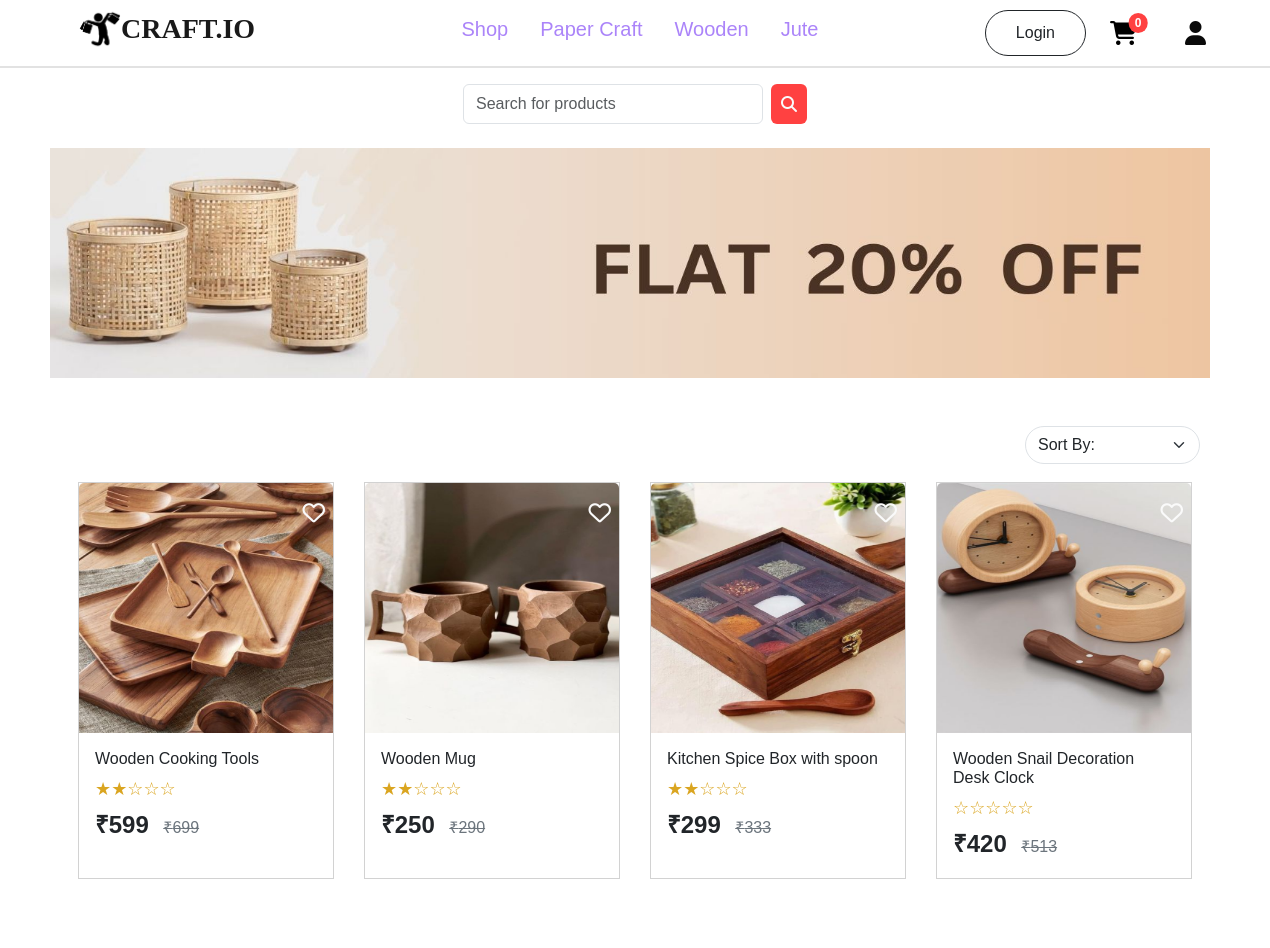
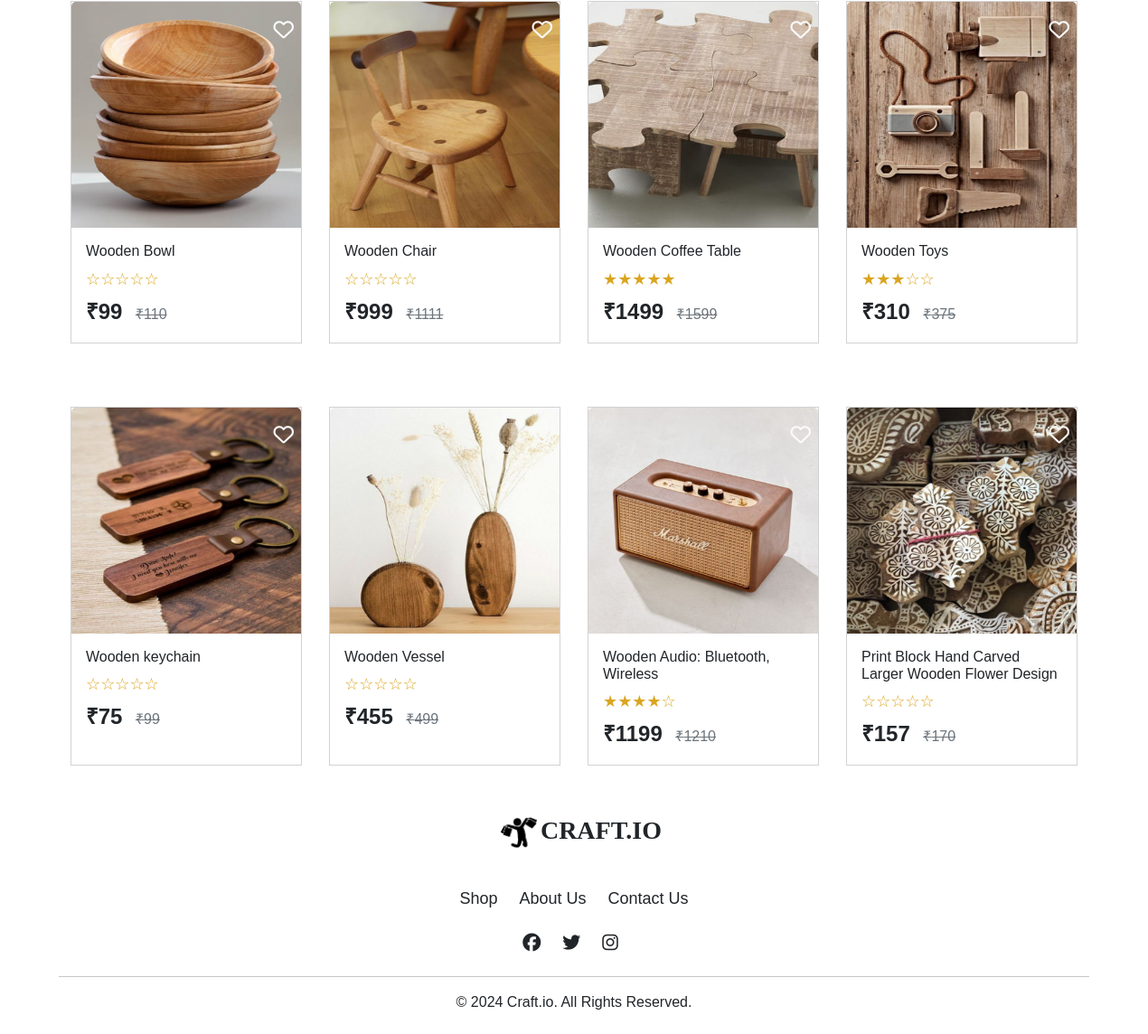
The page /customer/products/Wooden/ on the database its author committed (2 pictures, top to bottom).
### account/models.py (models this page shows, shortened)
class Productss(models.Model):
    title=models.CharField(max_length=100)
    description=models.CharField(max_length=500)
    price=models.IntegerField()
    offerprice=models.IntegerField()
    image=models.ImageField(upload_to='product_images')
    stock=models.IntegerField()
    ShippingFee=models.CharField(max_length=100,default='Free')
    created_at = models.DateTimeField(default=timezone.now)
    options=(
        ('PaperCraft','PaperCraft'),
        ('Wooden','Wooden'),
        ('Jute','Jute'),
    )
    category=models.CharField(max_length=100,choices=options)

### customer/views.py (the view)
# urls.py: path('products/<str:cat>/', ProductListView.as_view(), name='products'),
class ProductListView(ListView):
    model = Productss
    template_name = 'productlist.html'
    context_object_name = 'products'
    def get_queryset(self):
        cat = self.kwargs.get('cat')
        self.request.session['category'] = cat
        sort_option = self.request.GET.get('sortby')
        queryset = Productss.objects.filter(category=cat)
        if sort_option == 'price_asc':
            queryset = queryset.order_by('offerprice')
        elif sort_option == 'price_desc':
            queryset = queryset.order_by('-offerprice')
        elif sort_option == 'newest':
            queryset = queryset.order_by('-created_at')
        return queryset
    def get_context_data(self, **kwargs):
        context = super().get_context_data(**kwargs)
        category = self.kwargs.get('cat')
        context['category'] = category
        for product in context['products']:
            avg_rating = ProductReview.objects.filter(product=product).aggregate(Avg('rating'))['rating__avg']
            product.avg_rating = avg_rating if avg_rating is not None else 0
        context['sortby'] = self.request.GET.get('sortby', '')
        return context

### customer/context_processors.py (called while the page is built)
def item_count(request):
    if request.user.is_authenticated:
        cart_count=Cart.objects.filter(user=request.user).count()
        wishlist_count=Wishlist.objects.filter(user=request.user).count()
        order_count=Orders.objects.filter(user=request.user).count()
        return {'cart':cart_count,'wishlist':wishlist_count,'order':order_count}
    else:
        return {"cart":0,'wishlist':0,"order":0}

### customer/templatetags/custom_filters.py (called while the page is built)
@register.filter
def to(value, max_value):
    try:
        value = int(value)
    except (ValueError, TypeError):
        value = 0
    filled_stars = '★' * value
    empty_stars = '☆' * (max_value - value)
    return filled_stars + empty_stars

### customer/templates/productlist.html (shortened to what this page needs)
{% extends 'navbar.html' %}
{% block content %}
{% load static %}
{% load custom_filters %}
<div class=" d-flex justify-content-center mb-4 mt-3">
    <form action="{% url 'search' %}" method="post" class="d-flex">
  <input class="form-control me-2" type="search" placeholder="Search for products" name="searchkey" aria-label="Search" style="width: 300px; height: 40px;">
  <button class="btn" type="submit" style="height: 40px; background-color: #ff4141; padding: 10px; border: none;">
      <i class="fa-solid fa-magnifying-glass" style="color: #f9fafb;"></i>
  </button>
</form>
</div>
<div class="mt-4">
    {% if category == 'PaperCraft' %}
        <img src="{% static 'image/banner_papercraft.jpg' %}" alt="" style="height: 230px; width: 1160px; margin-left: 50px; margin-right: 50px;">
    {% elif category == 'Wooden' %}
        <img src="{% static 'image/banner_bamboos.jpg' %}" alt="" style="height: 230px; width: 1160px; margin-left: 50px; margin-right: 50px;">
    {% elif category == 'Jute' %}
        <img src="{% static 'image/banner_jute.jpg' %}" alt="" style="height: 230px; width: 1160px; margin-left: 50px; margin-right: 50px;">
    {% endif %}
</div>
<div class="d-flex justify-content-end align-items-center mt-5" style="margin-right: 70px;">
    <form method="get" class="d-flex align-items-center">
        <select name="sortby" id="sortby" class="form-select" style="width: 175px;border-radius: 30px;" onchange="this.form.submit()">
            <option value="">Sort By:</option>
        </select>
    </form>
</div>
<div class="d-flex justify-content-center flex-wrap mt-2" style="gap: 30px;">
    {% for product in products %}
    <div class="card" style="width: 16rem; border-radius: 0%; margin-top: 10px;margin-bottom: 30px;">
        <img src="{{ product.image.url }}" height="250px" class="card-img-top" alt="...">
        <a href="{% url 'add_to_wishlist' product.id %}" class="mt-2 position-absolute top-0 end-0 m-2 text-danger" style="font-size: 30px; z-index: 10;">
            <i class="fa-regular fa-heart fa-fade fa-xs" style="color: #fafafa;"></i>
        </a>
        <div class="card-body">
            <h6 class="card-title">{{ product.title }}</h6>
            <p class="mt-2 mb-1" style="color: goldenrod; font-size:large;">
                {{ product.avg_rating|to:5 }}
            </p>
            <p class="card-text" style="display: inline; margin-right: 10px;"><b style="font-size: x-large;">&#8377;{{ product.offerprice }}</b></p>
            <s class="card-text text-secondary">&#8377;{{ product.price }}</s>
        </div>
    </div>
    {% endfor %}
</div>
{% endblock content %}

### customer/templates/navbar.html (shortened to what this page needs)
{% load static %}
<!DOCTYPE html>
<html lang="en">
<head>
    <link href="https://cdn.jsdelivr.net/npm/bootstrap@5.1.0/dist/css/bootstrap.min.css" rel="stylesheet">
    <link
        href="https://cdn.jsdelivr.net/npm/bootstrap@5.3.2/dist/css/bootstrap.min.css"
        rel="stylesheet"
    />
    <link rel="stylesheet" href="https://cdnjs.cloudflare.com/ajax/libs/font-awesome/6.7.1/css/all.min.css" />
</head>
<body>
    <nav class="navbar navbar-expand-lg navbar-light p-1 ms-5">
        <div class="container-fluid">
            <a class="navbar-brand me-5" href="{% url 'shop' %}">
                <h3 style="font-weight: 700; display: inline-flex; align-items: center;">
                    <img src="{% static 'image/img2.png' %}" alt="" style="height: 40px;">
                    <span style="margin-left: -15px;font-family:Cambria, Cochin, Georgia, Times, 'Times New Roman', serif;">CRAFT.IO</span>
                </h3>
            </a>
            <div class="collapse navbar-collapse" id="navbarTogglerDemo03">
                <ul class="navbar-nav mx-auto mb-2 mb-lg-0">
                    <li class="nav-item">
                        <a class="nav-link" href="{% url 'shop' %}" style="color: rgb(171, 132, 249);">
                            <h5 class="ms-3">Shop</h5>
                        </a>
                    </li>
                    <li class="nav-item">
                        <a class="nav-link" href="{% url 'products' 'PaperCraft' %}" style="color: rgb(171, 132, 249);">
                            <h5 class="ms-3">Paper Craft</h5>
                        </a>
                    </li>
                    <li class="nav-item">
                        <a class="nav-link" href="{% url 'products' 'Wooden' %}" style="color: rgb(171, 132, 249);">
                            <h5 class="ms-3">Wooden</h5>
                        </a>
                    </li>
                    <li class="nav-item">
                        <a class="nav-link" href="{% url 'products' 'Jute' %}" style="color: rgb(171, 132, 249);">
                            <h5 class="ms-3">Jute</h5>
                        </a>
                    </li>
                </ul>
                <form class="d-flex align-items-center">
                    {% if request.user.is_authenticated %}
                    <a href="{% url 'logout' %}" class="btn btn-outline-dark rounded-btn ms-4" style="border-radius: 30px; padding: 10px 30px;">Logout</a>
                    {% else %}
                    <a href="{% url 'login' %}" class="btn btn-outline-dark rounded-btn ms-4" style="border-radius: 30px; padding: 10px 30px;">Login</a>
                    {% endif %}
                    <a href="{% url 'cartlist' %}" class="d-flex justify-content-center align-items-center ms-4" style="text-decoration: none;">
                        <i class="fa-solid fa-cart-shopping fa-xl me-5" style="color:black;"></i>
                        <span class="position-absolute top-7 start-90 translate-middle badge rounded-pill" style="background-color:#ff4141;padding: 4px 6px 4px 6px;">
                            {{cart}}
                        </span>
                    </a>
                    <i class="fa-solid fa-user fa-xl me-5" style="color: #0a0a0a; cursor: pointer;" id="userDropdown" data-bs-toggle="dropdown" aria-expanded="false"></i>
                </form>
            </div>
        </div>
    </nav>
    <hr>
{% block content %}
{% endblock content %}
<footer class="text-dark py-4" >
    <div class="container">
        <a class="navbar-brand me-5" href="{% url 'shop' %}">
        <h3 style="font-weight: 700;" class="text-center mb-3">
            <img src="{% static 'image/img2.png' %}" alt="" style="height: 40px;">
            <span style="margin-left: -20px;font-family:Cambria, Cochin, Georgia, Times, 'Times New Roman', serif;">CRAFT.IO</span>
        </h3>
    </a>
      <div class="row">
            <div class="d-flex gap-4 justify-content-center mb-4">
                <a href="{% url 'shop' %}" class="text-dark text-decoration-none" style="font-size: large;">Shop</a>
                <a href="{% url 'about' %}" class="text-dark text-decoration-none" style="font-size: large;">About Us</a>
                <a href="{% url 'contact' %}" class="text-dark text-decoration-none" style="font-size: large;">Contact Us</a>
            </div>
            <div class="d-flex gap-3 justify-content-center mb-4">
                <a href="https://facebook.com" class="text-dark me-2"><i class="fa-brands fa-facebook fa-lg"></i></a>
            <a href="https://twitter.com" class="text-dark me-2"><i class="fa-brands fa-twitter fa-lg"></i></a>
            <a href="https://instagram.com" class="text-dark me-2"><i class="fa-brands fa-instagram fa-lg"></i></a>
            </div>
      <hr class="bg-light">
      <div class="text-center">
        <p class="mb-0">&copy; 2024 Craft.io. All Rights Reserved.</p>
      </div>
    </div>
</footer>
</body>
</html>

### customer/templates/navbar.html (style rules this page uses)
* { font-family: 'Parkinsans', sans-serif; }
.navbar-nav .nav-item { display: flex; align-items: center; }
.form-control, .btn { display: flex; align-items: center; }
.navbar { position: relative; }
.navbar + hr { margin-top: 0; border: none; border-top: 2px solid #8e8d8d; margin-bottom: 0; }
.navbar { position: sticky; top: 0; z-index: 1030; background-color: white; }

### customer/templates/productlist.html (style rules this page uses)
.card { transition: transform 0.6s ease, box-shadow 0.6s ease; }

### rows shown on the page
Productss: image (picture), title "Wooden Cooking Tools", avg_rating|to "★★☆☆☆", offerprice "599", price "699"
Productss: image (picture), title "Wooden Mug", avg_rating|to "★★☆☆☆", offerprice "250", price "290"
Productss: image (picture), title "Kitchen Spice Box with spoon", avg_rating|to "★★☆☆☆", offerprice "299", price "333"
Productss: image (picture), title "Wooden Snail Decoration Desk Clock", avg_rating|to "☆☆☆☆☆", offerprice "420", price "513"
Productss: image (picture), title "Wooden Bowl", avg_rating|to "☆☆☆☆☆", offerprice "99", price "110"
Productss: image (picture), title "Wooden Chair", avg_rating|to "☆☆☆☆☆", offerprice "999", price "1111"
Productss: image (picture), title "Wooden Coffee Table", avg_rating|to "★★★★★", offerprice "1499", price "1599"
Productss: image (picture), title "Wooden Toys", avg_rating|to "★★★☆☆", offerprice "310", price "375"
Productss: image (picture), title "Wooden keychain", avg_rating|to "☆☆☆☆☆", offerprice "75", price "99"
Productss: image (picture), title "Wooden Vessel", avg_rating|to "☆☆☆☆☆", offerprice "455", price "499"
Productss: image (picture), title "Wooden Audio: Bluetooth, Wireless", avg_rating|to "★★★★☆", offerprice "1199", price "1210"
Productss: image (picture), title "Print Block Hand Carved Larger Wooden Flower Design", avg_rating|to "☆☆☆☆☆", offerprice "157", price "170"

### other values the page prints
{{ cart }} "0"
